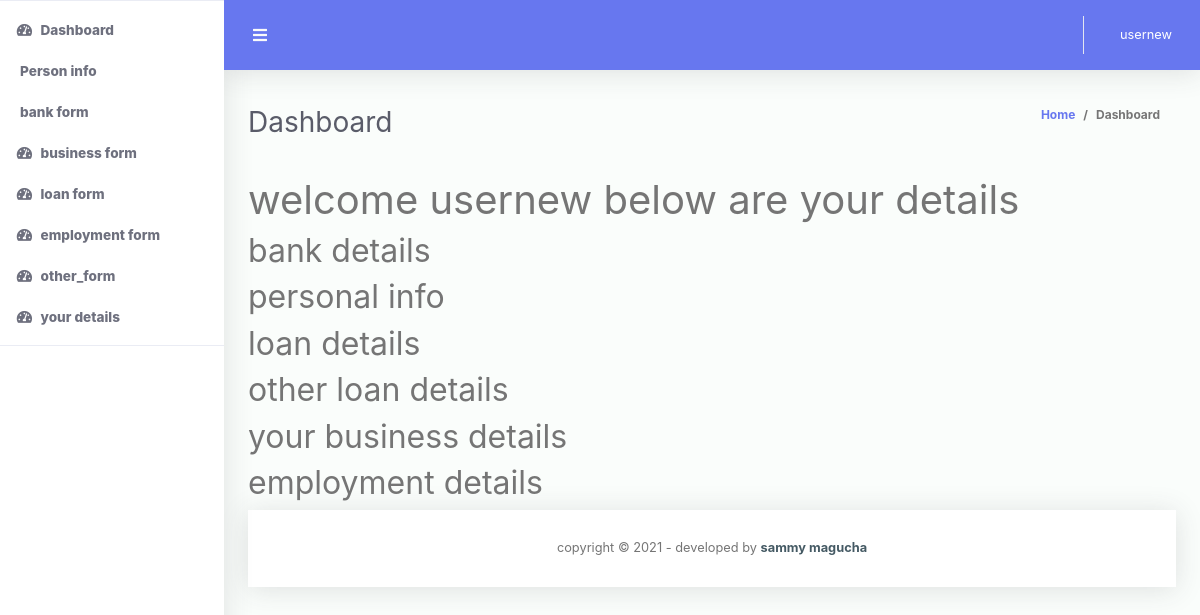
Before: /moredetails (signed in) with the older database file.
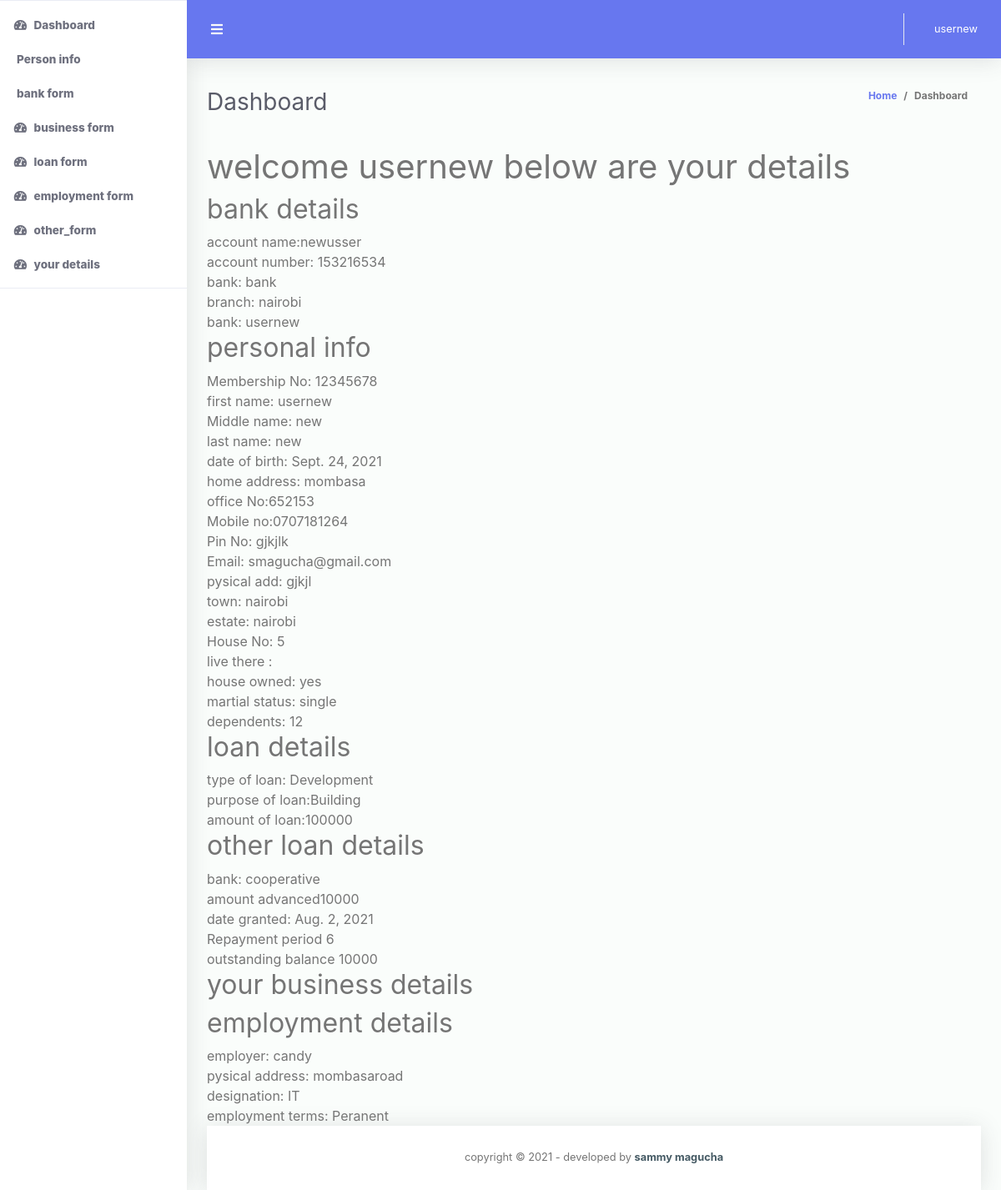
After: the same page with the newer database file.
### codechallenege/models.py (models this page shows, shortened)
class Bankdetails(models.Model):
	account_name = models.CharField(max_length= 100)
	acount_no = models.PositiveIntegerField()
	Bank = models.CharField(max_length= 100, validators= [onlyletters])
	branch = models.CharField(max_length= 100)
	bio = models.ForeignKey(User, on_delete=models.CASCADE)
	class Meta:
		verbose_name_plural = "bankdetails"

class Bioinfo(models.Model):
	No ='No'
	Yes = 'yes'
	single = 'single'
	married = 'married'
	window = 'window'
	other = 'other'
	Owned =(
		(No, 'No'),
  		(Yes, 'yes'),
	)
	Marry=(
		(single, 'single'),
		(married,'married'),
		(window, 'window'),
		(other, 'other')
		)
	membership_no = models.PositiveIntegerField()
	first_name = models.CharField(max_length= 50, validators= [onlyletters])
	middle_name = models.CharField(max_length= 50, validators= [onlyletters])
	last_name = models.CharField(max_length= 50, validators= [onlyletters])
	DateOfBirth = models.DateField()
	Homeaddress = models.CharField(max_length= 50, validators= [onlyletters])
	OffieNumber= models.PositiveIntegerField()
	mobile_no = models.CharField(max_length=12,)
	Pin_no = models.CharField(max_length= 50, validators= [onlyisalnum])
	Email = models.EmailField(max_length=100, )
	physical_add = models.CharField(max_length = 100, validators= [onlyletters])
	town = models.CharField(max_length = 100, validators= [onlyletters])
	estate = models.CharField(max_length = 100, validators= [onlyletters])
	house_no = models.CharField(max_length= 100, validators= [onlyisalnum])
	livedthrere=  models.CharField(max_length = 100,validators=[onlyisnumeric])
	Houseowned = models.CharField(max_length=3, choices=Owned,)
	martial_status =models.CharField(max_length=7, choices=Marry,)
	No_dependents = models.PositiveIntegerField()
	bio = models.ForeignKey(User, on_delete=models.CASCADE)
	class Meta:
		verbose_name_plural = "Bioinfo"

class LoanType(models.Model):
	Normal = 'normal'
	Development = 'Development'
	Emergency = 'Emergency'
	school_fee = 'school fee'
	typeloan =(
		(Normal ,'normal'),
		(Development , 'Development'),
		(Development ,'Development'),
		(school_fee , 'school fee'),
		)
	loan = models.CharField(max_length =16, choices = typeloan)
	Purposeofloan=models.TextField(validators= [onlyletters])
	amountapplied = models.PositiveIntegerField()
	bio = models.ForeignKey(User, on_delete=models.CASCADE)

class OtherLoans(models.Model):
	bank = models.CharField(max_length = 100, validators= [onlyletters])
	amount_advanced = models.PositiveIntegerField()
	date_granted = models.DateField()
	Repayment_period = models.PositiveIntegerField()
	Outstanding_balance = models.PositiveIntegerField()
	bio = models.ForeignKey(User, on_delete=models.CASCADE)
	class Meta:
		verbose_name_plural = "OtherLoans"

class EmploymentDetails(models.Model):
	Permanent ='Peranent'
	Casual = 'casual'
	Contract = 'Contract'
	terms =(
		(Permanent ,'Peranent'),
		(Casual , 'casual'),
		(Contract, 'Contract'),
		)
	employer= models.CharField(max_length = 100, validators= [onlyletters])
	physical_add = models.CharField(max_length= 100, validators= [onlyletters])
	designation = models.CharField (max_length=100,validators= [onlyletters])
	employmenterms= models.CharField(max_length=9, choices=terms,)
	bio = models.ForeignKey(User, on_delete=models.CASCADE)
	class Meta:
		verbose_name_plural = "EmploymentDetails"

### codechallenege/views.py (the view)
# urls.py: path('moredetails', views.moredetails, name='moredetails'),
def moredetails(request):
	userid= request.user
	detailbio= userid.bioinfo_set.all()
	detailbank= userid.bankdetails_set.all()
	detailbiz= userid.businessdetails_set.all()
	detailemp= userid.employmentdetails_set.all()
	detaildel= userid.otherloans_set.all()
	detailloan= userid.loantype_set.all()
	context={
		'detailbank': detailbank,
		'detailbio': detailbio,
		'detailbiz': detailbiz,
		'detailemp': detailemp,
		'detaildel': detaildel,
		'detailloan':detailloan
	}
	return render(request, 'codechallenege/userdetails.html', context)

### codechallenege/templatetags/custom_tags.py (called while the page is built)
@register.filter(name='has_group')
def has_group(user, group_name):
    group = Group.objects.filter(name=group_name)
    if group:
        group = group.first()
        return group in user.groups.all()
    else:
        return False

### codechallenege/templates/codechallenege/userdetails.html (shortened to what this page needs)
{%extends 'codechallenege/base.html'%}
{%block content%}
<h1> welcome {{user.username}}  below are your details</h1>
<h2>bank details</h2>
{%for user in detailbank%}
   account name:{{user.account_name}}<br>
  account number: {{user.acount_no}}<br>
   bank: {{user.Bank}}<br>
   branch: {{user.branch}}<br>
   bank: {{user.bio}}<br>
{%endfor%}
<h2>personal info</h2>
{%for user in detailbio%}
    Membership No: {{user.membership_no}}<br>
    first name: {{user.first_name}}<br>
    Middle name: {{user.middle_name}}<br>
    last name: {{user.last_name}}<br>
    date of birth: {{user.DateOfBirth}}<br>
    home address: {{user.Homeaddress}}<br>
    office No:{{user.OffieNumber}}<br>
    Mobile no:{{user.mobile_no}}<br>
    Pin No: {{user.Pin_no}}<br>
    Email: {{user.Email}}<br>
    pysical add: {{user.physical_add}}<br>
    town: {{user.town}}<br>
    estate: {{user.estate}}<br>
    House No: {{user.house_no}}<br>
    live there : {{user.livethrere}}<br>
    house owned: {{user.Houseowned}}<br>
    martial status: {{user.martial_status}}<br>
    dependents:  {{user.No_dependents}}<br>
{%endfor%}
<h2>loan details</h2>
{%for user in detailloan%}
  type of loan: {{user.loan}}<br>
  purpose of loan:{{user.Purposeofloan}}<br>
  amount of loan:{{user.amountapplied}}<br>
{%endfor%}
<h2>other loan details</h2>
{%for user in detaildel%}
bank:    {{user.bank}}<br>       amount advanced{{user.amount_advanced}}<br>
date granted: {{user.date_granted}}<br>
 Repayment period   {{user.Repayment_period}}<br>
outstanding balance   {{user.Outstanding_balance}}<br>
{%endfor%}
<h2>your business details</h2>
<h2>employment details</h2>
{%for user in detailemp%}
employer: {{user.employer}}<br>
pysical address: {{user.physical_add}}<br>
designation: {{user.designation}}<br>
employment terms: {{user.employmenterms}}<br>
{%endfor%}
{%endblock%}

Changed rows visible on the page:
added Bankdetails: account_name "newusser", acount_no "153216534", Bank "bank", branch "nairobi", bio "usernew"
added Bioinfo: membership_no "12345678", first_name "usernew", middle_name "new", last_name "new", DateOfBirth "Sept. 24, 2021", Homeaddress "mombasa", OffieNumber "652153", mobile_no "0707181264", Pin_no "gjkjlk", Email "smagucha@gmail.com", physical_add "gjkjl", town "nairobi", estate "nairobi", house_no "5", Houseowned "yes", martial_status "single", No_dependents "12"
added LoanType: loan "Development", Purposeofloan "Building", amountapplied "100000"
now on this page (row edited): OtherLoans: bank "cooperative", amount_advanced "10000", date_granted "Aug. 2, 2021", Repayment_period "6", Outstanding_balance "10000"
added EmploymentDetails: employer "candy", physical_add "mombasaroad", designation "IT", employmenterms "Peranent"
